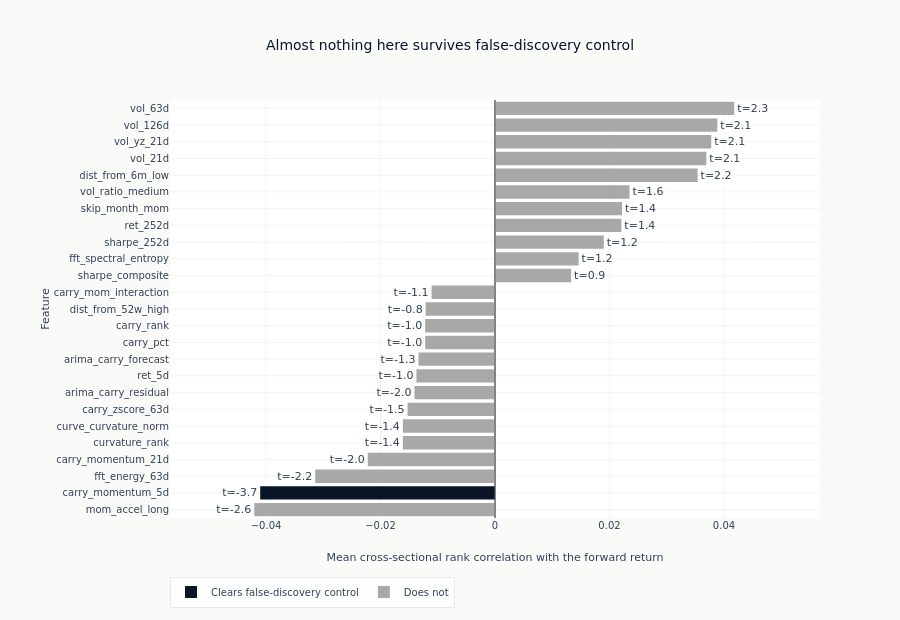

Notebook source saved alongside this figure:
### Markdown cell above
### Every feature ranked, with the correction attached

The bars are the average IC, ordered by size, and the number on each is its
Newey-West t-statistic. Colour is one thing throughout this section and the next: the
feature cleared false-discovery control, or it did not. Reading the two together is
the point - a bar can be among the longest and still be uncoloured, which says the
association is large relative to the others and small relative to its own uncertainty.

### Code cell
top = eval_summary.head(min(RANKED_SHOWN, len(eval_summary))).sort("ic_mean")

SURVIVES, DOES_NOT = COLORS["blue"], GRAY_FILLS["muted"]

fig = go.Figure(
    go.Bar(
        x=top["ic_mean"].to_list(),
        y=top["feature"].to_list(),
        orientation="h",
        marker_color=[SURVIVES if sig else DOES_NOT for sig in top["fdr_sig"].to_list()],
        text=[f"t={value:.1f}" for value in top["hac_t"].to_list()],
        textposition="outside",
        showlegend=False,
    )
)
for colour, label in ((SURVIVES, "Clears false-discovery control"), (DOES_NOT, "Does not")):
    fig.add_trace(go.Bar(x=[None], y=[None], orientation="h", marker_color=colour, name=label))
fig.add_vline(x=0, line=dict(color=GRAY_FILLS["border"], width=1))
# The t-statistic is drawn past the end of its bar, so the axis needs room beyond the
# longest one or the leftmost label runs into the feature names.
ic_span = max(abs(value) for value in top["ic_mean"].to_list()) * 1.35
fig.update_layout(
    template="ml4t",
    height=620,
    width=900,
    title_text="Almost nothing here survives false-discovery control",
    xaxis_title="Mean cross-sectional rank correlation with the forward return",
    xaxis_range=[-ic_span, ic_span],
    yaxis_title="Feature",
    margin=dict(l=170),
    legend=dict(orientation="h", y=-0.14),
)
show_plotly_with_alt(
    fig,
    "Horizontal bar chart of the mean cross-sectional rank correlation with the forward return, "
    "one bar per feature, sorted from the most positive at the top through zero to the most "
    "negative at the bottom, with each bar annotated by its t-statistic. The volatility family "
    "occupies the positive end and the carry-momentum family the negative end, but every bar is "
    "small, within a few hundredths of zero. Bars are shaded by whether they clear "
    "false-discovery control, and almost the whole chart is in the colour that does not.",
)

### Figure 1 — Plotly figure (JSON) as saved in the notebook; plotly's stock layout.template omitted (floating-point values rounded to 4 significant figures)
{"data": [{"marker": {"color": ["#a8a8a8", "#0a1628", "#a8a8a8", "#a8a8a8", "#a8a8a8", "#a8a8a8", "#a8a8a8", "#a8a8a8", "#a8a8a8", "#a8a8a8", "#a8a8a8", "#a8a8a8", "#a8a8a8", "#a8a8a8", "#a8a8a8", "#a8a8a8", "#a8a8a8", "#a8a8a8", "#a8a8a8", "#a8a8a8", "#a8a8a8", "#a8a8a8", "#a8a8a8", "#a8a8a8", "#a8a8a8"]}, "orientation": "h", "showlegend": false, "text": ["t=-2.6", "t=-3.7", "t=-2.2", "t=-2.0", "t=-1.4", "t=-1.4", "t=-1.5", "t=-2.0", "t=-1.0", "t=-1.3", "t=-1.0", "t=-1.0", "t=-0.8", "t=-1.1", "t=0.9", "t=1.2", "t=1.2", "t=1.4", "t=1.4", "t=1.6", "t=2.2", "t=2.1", "t=2.1", "t=2.1", "t=2.3"], "textposition": "outside", "type": "bar", "x": [-0.04206, -0.04102, -0.03141, -0.02223, -0.01609, -0.01609, -0.01527, -0.01407, -0.01373, -0.01337, -0.0122, -0.0122, -0.01211, -0.01107, 0.0133, 0.0146, 0.01901, 0.02207, 0.0222, 0.02351, 0.03539, 0.03692, 0.03778, 0.03884, 0.04179], "y": ["mom_accel_long", "carry_momentum_5d", "fft_energy_63d", "carry_momentum_21d", "curvature_rank", "curve_curvature_norm", "carry_zscore_63d", "arima_carry_residual", "ret_5d", "arima_carry_forecast", "carry_pct", "carry_rank", "dist_from_52w_high", "carry_mom_interaction", "sharpe_composite", "fft_spectral_entropy", "sharpe_252d", "ret_252d", "skip_month_mom", "vol_ratio_medium", "dist_from_6m_low", "vol_21d", "vol_yz_21d", "vol_126d", "vol_63d"]}, {"marker": {"color": "#0a1628"}, "name": "Clears false-discovery control", "orientation": "h", "type": "bar", "x": [null], "y": [null]}, {"marker": {"color": "#a8a8a8"}, "name": "Does not", "orientation": "h", "type": "bar", "x": [null], "y": [null]}], "layout": {"height": 620, "legend": {"orientation": "h", "y": -0.14}, "margin": {"l": 170}, "shapes": [{"line": {"color": "#666666", "width": 1}, "type": "line", "x0": 0, "x1": 0, "xref": "x", "y0": 0, "y1": 1, "yref": "y domain"}], "title": {"text": "Almost nothing here survives false-discovery control"}, "width": 900, "xaxis": {"range": [-0.05678, 0.05678], "title": {"text": "Mean cross-sectional rank correlation with the forward return"}}, "yaxis": {"title": {"text": "Feature"}}}}
